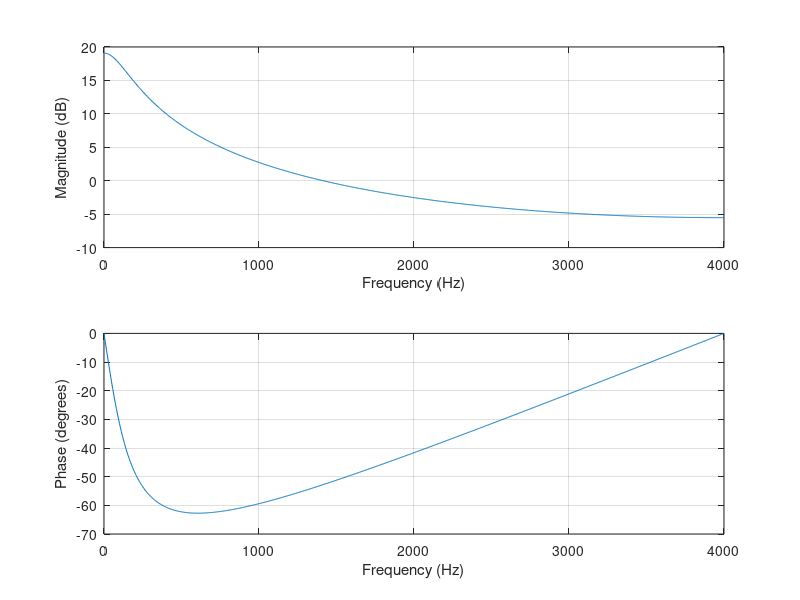
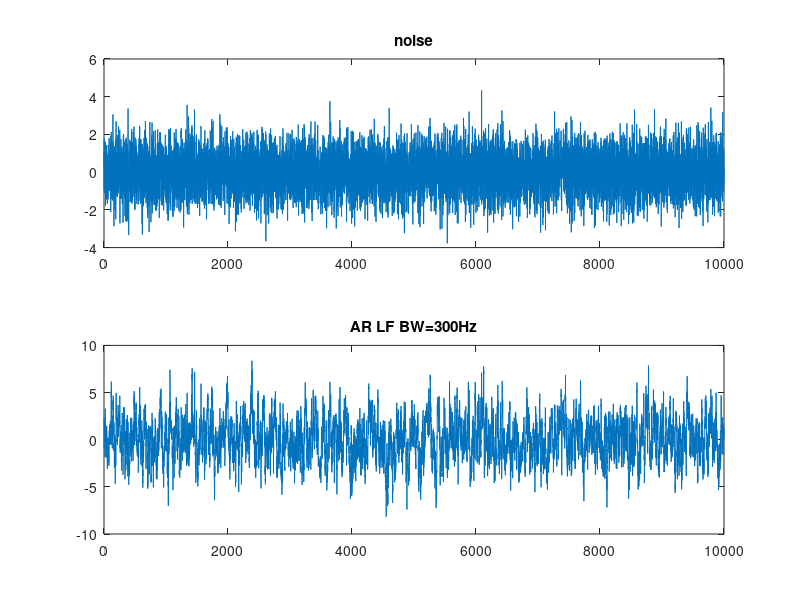

Reproduce these figures in MATLAB, in order. (Note: this script raises an error after producing the figures.)
clear all
close all

%% Generování nízkofrekvenčního barevného šumu AR modelem

% Generujte bílý šum s Gaussovským rozložením, nulovou střední hodnotou a
% jednotkovým rozptylem.
N = 10000;
un = randn([N, 1]);

% Určete přenosovou funkci AR systému 1. řádu pro generování nízko-
% frekvenčního barevného šumu se šířkou pásma B = 300 Hz při vzorkovacím
% kmitočtu fs = 8000 Hz.
B = 300; % B = ln|p1|/(pi * Ts)
fs = 8000;
p1_abs = exp(-B * pi / fs);

a = [1, -p1_abs];
b = [1];

% Sledujte v MATLABu frekvenční charakteristiku daného systému (AR modelu).
freqz(b, a, 1000, fs);

% Generujte požadovaný NF barevný šum filtrací bílého šumu AR systémem
% (signál nc1). Sledujte vyhlazený odhad PSD generovaného šumu, jeho
% periodogram (nevyhlazený odhad) a spektrogram.
nc1 = filter(b, a, un);

figure
subplot(211)
plot(un)
title("noise")

subplot(212)
plot(nc1)
title("AR LF BW=300Hz")

figure
winlen = 512;
NFFT = winlen;
pwelch(nc1, winlen, winlen / 2, NFFT, fs)
%% Generování dalších barevných šumů AR resp. MA modelem 1. řádu

% Opakujte předchozí úlohu pro případ generování vysokofrekvenčního (VF) šumu AR modelem 1. řádu se stejnými parametry (signál nc2). 
a = [1, p1_abs];
b = [1];

freqz(b, a, 1000, fs)

nc2 = filter(b, a, un);